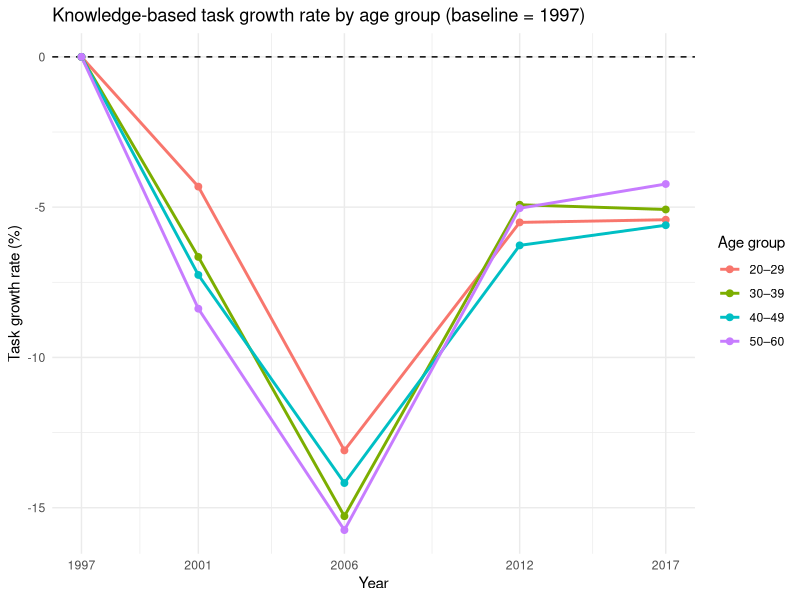
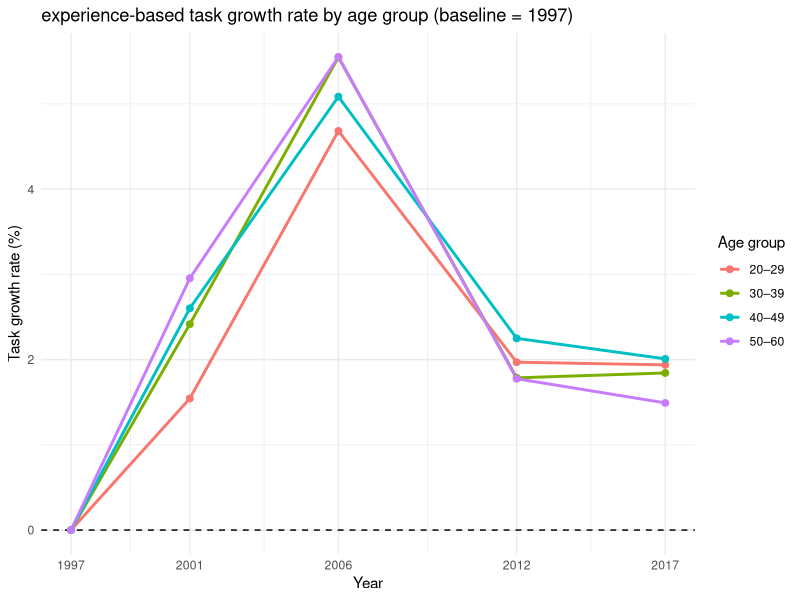
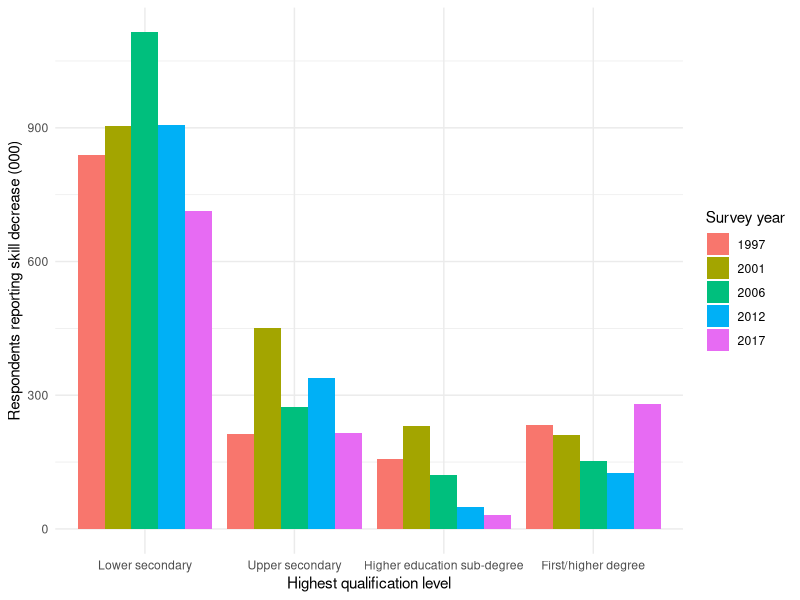

Recreate these plots in R, in order. (Note: this script raises an error after producing the figures.)
###############################################################################
# PhD in Economics Chapter One
# Project - Human capital depreciation across cohorts:A task-based approach 
# Year 2025/2026
###############################################################################

###############################################################################
###--------------------------- Milestones ----------------------------------### 
###############################################################################

# 1.Average task measure for different age groups over the period of analysis
# 2.Average task growth rate relative to year 1997
# 3.Disagregate by education level across age groups
#
###############################################################################
###------------------------ variables description --------------------------### 
###############################################################################
#year - year of survey
#comp_use - whether job involves use of computer or automated equipment
#employment - Employee or self-employed (filter only employees)
#employment_type -  full/part time
#hours_worked - Hours worked per week
#employees_workplace - workplace size bands(Number of employees at workplace:bworkno,bmanywrk)
#complexity_comp - Complexity level of computer use
#importance_comp - importance of computer use
#highest_qualification - highest qualification
#experience - years of experience since leaving full time education(confirm with exp)
#sector - private/public/charity
#skill_change - skill use change
#ethnicity - ethnic origin
#hourly_pay - gross hourly pay
#weight - weights (60 yrs)
#employees_comp - what proportion of employees work with computerised or automated equipment(Digital workplace)
#pid - personal identification number
###############################################################################
###--------------------- Load/install required packages --------------------### 
###############################################################################
# Install and load haven
if ("haven" %in% installed.packages()){
  library(haven)
} else{
  install.packages("haven")
  library(haven)
}
# Install and load dplyr
if ("dplyr" %in% installed.packages()){
  library(dplyr)
} else{
  install.packages("dplyr")
  library(dplyr)
}
# Install and load tidyr
if ("tidyr" %in% installed.packages()){
  library(tidyr)
} else{
  install.packages("tidyr")
  library(tidyr)
}
# Install and load ggplot2
if ("ggplot2" %in% installed.packages()){
  library(ggplot2)
} else{
  install.packages("ggplot2")
  library(ggplot2)
}
###############################################################################
###--------------- Load SES data--------------------------------------------###
###############################################################################
# Get working directory 
getwd()

setwd("C:/Users/Dell 7320/OneDrive - University of Strathclyde/Documents/SES")

# Read csv file
data <- read.csv("ses_data.csv")
names(data) # display all variables
View(data)
###############################################################################
###-------- Part 1: Average task measure for different age groups-----------###
###############################################################################
#=========================================
# Exploratory data analysis
# Hourly pay and highest qualification (is NAs)
#summary(data$hours_worked)
#table(data$hours_worked, useNA = "ifany")
#=========================================
# Excluding hourly pay lower than 1 and higher than 100 
data <- data %>%
  filter(
    !is.na(hourly_pay),
    hourly_pay >= 1,
    hourly_pay <= 100
  )
summary(data$hourly_pay)
# Excluding highest qualification and weight NAs 
data <- data %>%
  filter(
    !is.na(highest_qualification),
    !is.na(weight))
# checking variables with NAs
data %>%
  summarise(across(everything(), ~ sum(is.na(.))))

#=========================================
# Age group classification
data$age_group <- with(data, ifelse(
  age >= 20 & age <= 29, "20–29",
  ifelse(age >= 30 & age <= 39, "30–39",
         ifelse(age >= 40 & age <= 49, "40–49",
                ifelse(age >= 50 & age <= 60, "50–60", NA)
         )
  )
))
data$age_group <- factor(
  data$age_group,
  levels = c("20–29", "30–39", "40–49", "50–60")
)

data$age_group_code <- as.integer(data$age_group)   #numeric age group codes

#=========================================
# weighted average task measure for the different age groups for each year

task_long <- data %>%
  pivot_longer(
    cols = c(knowledge_share, experience_share),
    names_to = "task_category",
    values_to = "task_share"
  )

task_weighted_means <- task_long %>%
  group_by(year, age_group, task_category) %>%
  summarise(
    weighted_task_share = weighted.mean(task_share, weight, na.rm = TRUE),
    n = n(),
    .groups = "drop"
  )

# All ages
task_weighted_all_ages <- task_long %>%
  group_by(year, task_category) %>%
  summarise(
    weighted_task_share = weighted.mean(task_share, weight, na.rm = TRUE),
    n = n(),
    .groups = "drop"
  )

#=========================================
# Computing task growth rates

# Weighted mean task share by year x age group x task category
task_age_year <- task_long %>%
  group_by(year, age_group, task_category) %>%
  summarise(
    T_bar = weighted.mean(task_share, weight, na.rm = TRUE),
    .groups = "drop"
  )

# Extracting the 1997 baseline (T_bar,1997)
base_1997 <- task_age_year %>%
  filter(year == 1997) %>%
  select(age_group, task_category, T_bar_1997 = T_bar)

# Computing TGR relative to 1997 
task_TGR <- task_age_year %>%
  left_join(base_1997, by = c("age_group", "task_category")) %>%
  mutate(
    TGR_pct = ((T_bar - T_bar_1997) / T_bar_1997) * 100
  ) %>%
  arrange(task_category, age_group, year)

task_TGR

#=========================================
# Plotting knowledge share growth rates

plot_know <- task_TGR %>%
  filter(task_category == "knowledge_share") %>%   # pivot_longer used knowledge_share
  mutate(
    year = as.integer(year),
    age_group = factor(age_group, levels = c("20–29", "30–39", "40–49", "50–60"))
  )

# One plot: a line per age group
ggplot(plot_know, aes(x = year, y = TGR_pct, group = age_group, colour = age_group)) +
  geom_hline(yintercept = 0, linetype = "dashed") +
  geom_line(linewidth = 1) +
  geom_point(size = 2) +
  scale_x_continuous(breaks = sort(unique(plot_know$year))) +
  labs(
    title = "Knowledge-based task growth rate by age group (baseline = 1997)",
    x = "Year",
    y = "Task growth rate (%)",
    colour = "Age group"
  ) +
  theme_minimal()

#=========================================
# Plotting experience share growth rates

plot_exp <- task_TGR %>%
  filter(task_category == "experience_share") %>%   # pivot_longer used experience_share
  mutate(
    year = as.integer(year),
    age_group = factor(age_group, levels = c("20–29", "30–39", "40–49", "50–60"))
  )

# One plot: a line per age group
ggplot(plot_exp, aes(x = year, y = TGR_pct, group = age_group, colour = age_group)) +
  geom_hline(yintercept = 0, linetype = "dashed") +
  geom_line(linewidth = 1) +
  geom_point(size = 2) +
  scale_x_continuous(breaks = sort(unique(plot_know$year))) +
  labs(
    title = "experience-based task growth rate by age group (baseline = 1997)",
    x = "Year",
    y = "Task growth rate (%)",
    colour = "Age group"
  ) +
  theme_minimal()






#=========================================
#plotting decrease in skill use 

#filter only skill decrease

df_dec <- data %>%
  filter(skill_change == 2)


df_dec <- df_dec %>%
  mutate(
    highest_qualification = factor(
      highest_qualification,
      levels = c(1, 2, 3, 4),
      labels = c(
        "Lower secondary",
        "Upper secondary",
        "Higher education sub-degree",
        "First/higher degree"
      )
    )
  )



df_plot <- df_dec %>%
  group_by(year, highest_qualification) %>%
  summarise(
    n = sum(weight, na.rm = TRUE),
    .groups = "drop"
  )

#plotting
ggplot(df_plot, aes(x = highest_qualification, y = n, fill = factor(year))) +
  geom_col(position = "dodge") +
  scale_y_continuous(
    labels = scales::label_number(scale = 1e-3)
  ) +
  labs(
    x = "Highest qualification level",
    y = "Respondents reporting skill decrease (000)",
    fill = "Survey year"
  ) +
  theme_minimal() +
  theme(axis.text.x = element_text(angle = 0, hjust = 0.5))





















































table(data$year, data$age_group)








rm(list = ls())
gc()










sum(data$year, data$age==60)








data[data$hourly_pay > 48, ]


sum(data$hourly_pay > 100, na.rm = TRUE)
sum(data$hourly_pay < 1 | data$hourly_pay > 100, na.rm = TRUE)



summary(data$hourly_pay)


aggregate(
  is.na(hourly_pay) ~ year,
  data = data,
  FUN = sum
)





























